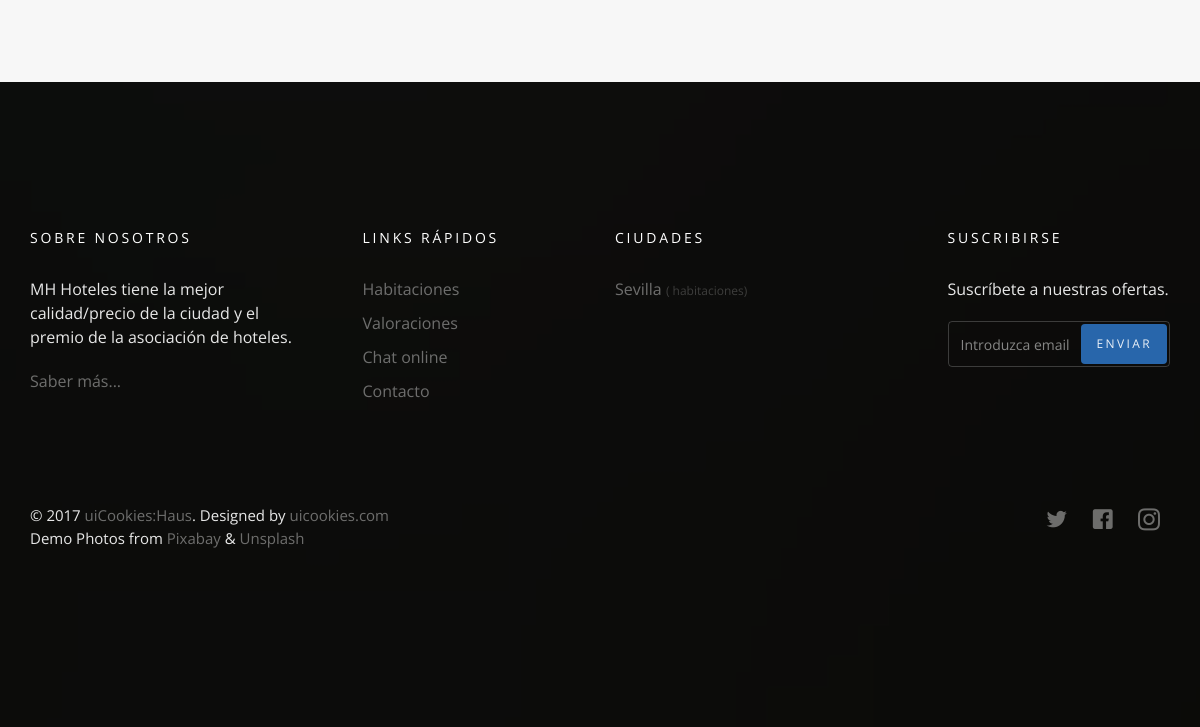
The app's page /habitaciones/ (lower part), older data.
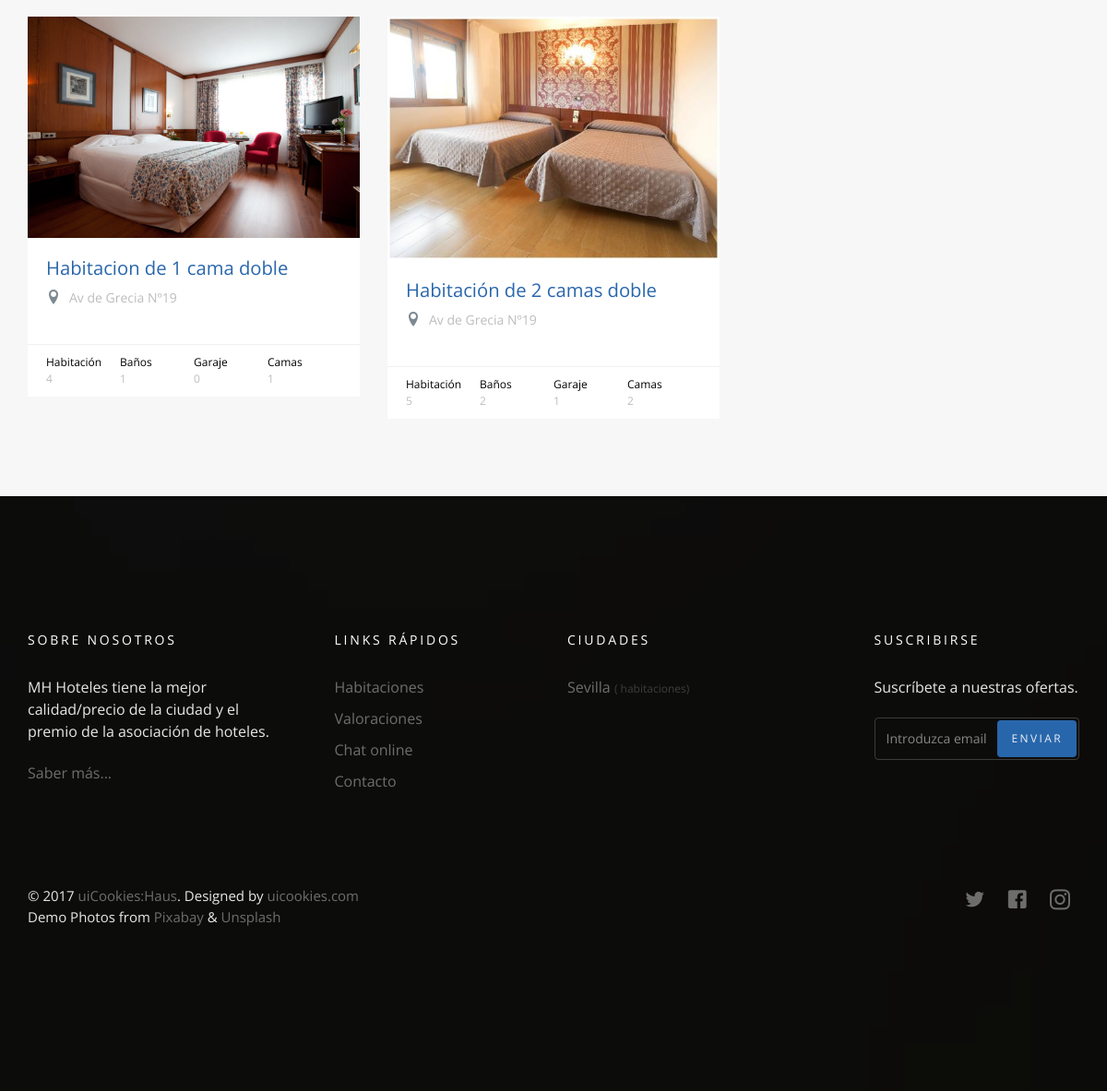
The same page, newer data.
### hotel/models.py (models this page shows, shortened)
class Hotel(models.Model):
	nombre = models.CharField(max_length=50)
	ubicacion = models.CharField(max_length=50)
	ciudad = models.CharField(max_length=50)
	estrellas = models.IntegerField(default=0)
	image = models.ImageField(upload_to='hotel/')
	class Meta:
		verbose_name = 'Hotel'
		verbose_name_plural = 'Hoteles'

class Habitaciones(models.Model):
	descripcion = models.CharField(max_length=150)
	image = models.ImageField(upload_to='habitaciones/')
	num_habitacion = models.IntegerField(default=0)
	baños = models.IntegerField(default=0)
	garaje = models.IntegerField(default=0)
	camas = models.IntegerField(default=0)
	habitacion_hotel = models.ForeignKey('Hotel', on_delete=models.CASCADE)
	def __str__(self):
		return self.descripcion
	class Meta:
		verbose_name = 'Habitacion'
		verbose_name_plural = 'Habitaciones'

### hotel/views.py (the view)
# urls.py: path('', views.habitaciones_list, name='habitaciones_list'),
def habitaciones_list(request):
	habitaciones_list = Habitaciones.objects.all()
	reservas_habitaciones = Reservas_habitacion.objects.all()
	template = 'hotel/list.html'
	hotel = Hotel.objects.all()
	hotel_list = Hotel.objects.all()
	address_query = request.GET.get('q')
	if address_query:
		habitaciones_list = habitaciones_list.filter(
			Q(descripcion__icontains = address_query)
		).distinct()
	context = {
		'habitaciones_list': habitaciones_list,
		'hotel': hotel,
		'hotel_list': hotel_list,
		'reservas_habitaciones': reservas_habitaciones
	}
	return render(request, template, context)

### hotel/templates/hotel/list.html (shortened to what this page needs)
{% extends 'base.html' %}
{% load static %}
{% block body %}
  <section class="probootstrap-section probootstrap-section-lighter">
    <div class="container">
      <div class="row">
        {% if habitaciones_list %}
          {% for habitaciones in habitaciones_list %}
            {% for hotel in hotel %}
              <div class="col-md-4 col-sm-6">
                <div class="probootstrap-card probootstrap-listing">
                  <div class="probootstrap-card-media">
                    <img src="{{ habitaciones.image.url }}" class="img-responsive" alt="Free HTML5 Template by uicookies.com">
                  </div>
                  <div class="probootstrap-card-text">
                    <h2 class="probootstrap-card-heading"><a href="{% url 'habitaciones:habitacion_detail' habitaciones.id %}">{{ habitaciones }}</a></h2>
                    <div class="probootstrap-listing-location">
                      <i class="icon-location2"></i> <span>{{ hotel.ubicacion }}</span>
                    </div>
                  </div>
                  <div class="probootstrap-card-extra">
                    <ul>
                      <li>
                        Habitación
                        <span>{{ habitaciones.num_habitacion }}</span>
                      </li>
                      <li>
                        Baños
                        <span>{{ habitaciones.baños }}</span>
                      </li>
                      <li>
                        Garaje
                        <span>{{ habitaciones.garaje }}</span>
                      </li>
                      <li>
                        Camas
                        <span>{{ habitaciones.camas }}</span>
                      </li>
                    </ul>
                  </div>
                </div>
              </div>
            {% endfor %}
          {% endfor %}
        {% else %}
            <div class="col-md-10 col-sm-10">
              <h2>No hay habitaciones con esa palabra introducida</h2>
            </div>
        {% endif %}
      </div>
    </div>
  </section>
{% endblock body %}

### templates/base.html (shortened to what this page needs)
{% load static %}
<!DOCTYPE html>
<html lang="en">
  <head>
    <link rel="stylesheet" href="{% static 'css/styles-merged.css' %}">
    <link rel="stylesheet" href="{% static 'css/style.min.css' %}">
    <link rel="stylesheet" href="{% static 'css/custom.css' %}">
  </head>
  <body>
  {% block body %}
  {% endblock body %}
  <footer class="probootstrap-footer probootstrap-bg" style="background-image: url(img/slider_3.jpg)">
    <div class="container">
      <div class="row mb60">
        <div class="col-md-3">
          <div class="probootstrap-footer-widget">
            <h4 class="heading">Sobre nosotros</h4>
            <p>MH Hoteles tiene la mejor calidad/precio de la ciudad y el premio de la asociación de hoteles. </p>
            <p><a href="#">Saber más...</a></p>
          </div>
        </div>
        <div class="col-md-3">
          <div class="probootstrap-footer-widget probootstrap-link-wrap">
            <h4 class="heading">Links rápidos</h4>
            <ul class="stack-link">
              <li><a href="{% url 'habitaciones:habitaciones_list' %}">Habitaciones</a></li>
              <li><a href="#">Valoraciones</a></li>
              <li><a href="#">Chat online</a></li>
              <li><a href="{% url 'contacto:contacto' %}">Contacto</a></li>
            </ul>
          </div>
        </div>
        <div class="col-md-3">
          <div class="probootstrap-footer-widget">
            <h4 class="heading">Ciudades</h4>
            <ul class="stack-link">
              <li><a href="{% url 'habitaciones:habitaciones_list' %}">Sevilla <small>({{ habitaciones_count }} habitaciones)</small></a></li>
            </ul>
          </div>
        </div>
        <div class="col-md-3">
          <div class="probootstrap-footer-widget probootstrap-link-wrap">
            <h4 class="heading">Suscribirse</h4>
            <p>Suscríbete a nuestras ofertas.</p>
            <form action="#">
              <div class="form-field">
                <input type="text" class="form-control" placeholder="Introduzca email">
                <button class="btn btn-subscribe">Enviar</button>
              </div>
            </form>
          </div>
        </div>
      </div>
      <div class="row copyright">
        <div class="col-md-6">
          <div class="probootstrap-footer-widget">
            <p>&copy; 2017 <a href="https://uicookies.com/">uiCookies:Haus</a>. Designed by <a href="https://uicookies.com/">uicookies.com</a> <br> Demo Photos from <a href="https://pixabay.com/">Pixabay</a> &amp; <a href="https://unsplash.com/">Unsplash</a></p>
          </div>
        </div>
        <div class="col-md-6">
          <div class="probootstrap-footer-widget right">
            <ul class="probootstrap-footer-social">
              <li><a href="#"><i class="icon-twitter"></i></a></li>
              <li><a href="#"><i class="icon-facebook"></i></a></li>
              <li><a href="#"><i class="icon-instagram2"></i></a></li>
            </ul>
          </div>
        </div>
      </div>
    </div>
  </footer>
  </body>
</html>

Row changes from the older to the newer data that the page shows:
added Habitaciones: descripcion "Habitacion de 1 cama doble", num_habitacion "4", baños "1", garaje "0", camas "1"
now on this page (row unchanged): Hotel: image (picture), ubicacion "Av de Grecia Nº19"
added Habitaciones: descripcion "Habitación de 2 camas doble", num_habitacion "5", baños "2", garaje "1", camas "2"
